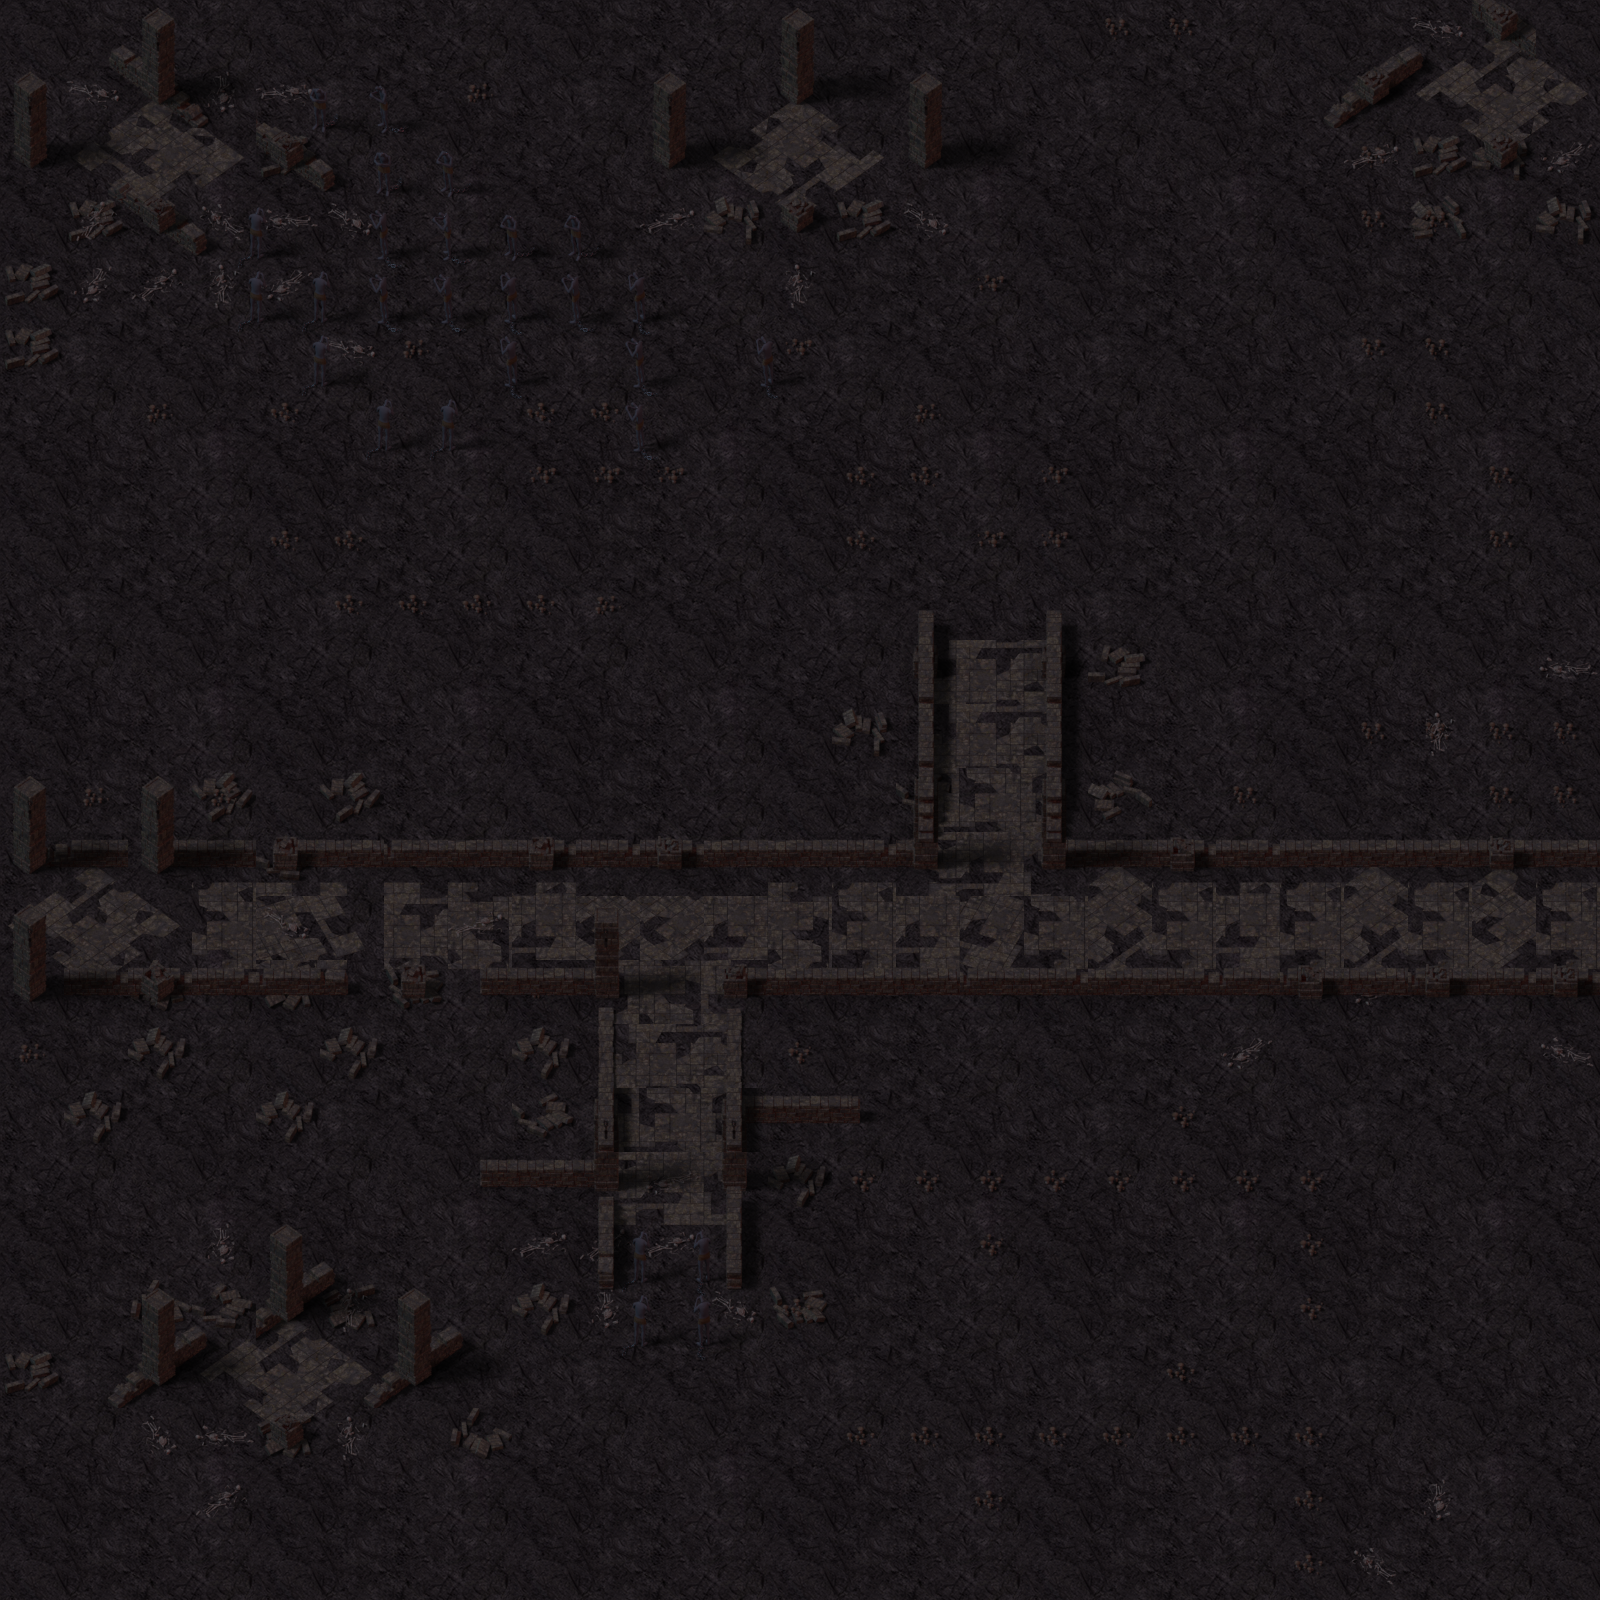

This game map was drawn from its Tiled (.tmx) file and the tilesets committed beside it. A one-line description and the trimmed map source follow:
An orthogonal 25x25 tile map with 64x64 px tiles, 14 tile layers (ground, bricks, rocks, tiles, ...), 16 tilesets and 76 objects (35x flames, 14x torch, 4x chest, 4x subservient_special_working_NW, 3x subservient_special_working_NNW, ...).

<map version="1.10" tiledversion="1.10.2" orientation="orthogonal" renderorder="right-down" width="25" height="25" tilewidth="64" tileheight="64" infinite="0" nextlayerid="32" nextobjectid="199">
 <tileset firstgid="1" source="ground_stone1.tsx" />
 <tileset firstgid="17" source="bricks.tsx" />
 <tileset firstgid="234" source="rocks.tsx" />
 <tileset firstgid="451" source="mushrooms.tsx" />
 <tileset firstgid="668" source="subservient_special_worship ver 2.tsx" />
 <tileset firstgid="732" source="subservient_special_worship ver 1.tsx" />
 <tileset firstgid="796" source="subservient_special_working version 2.tsx" />
 <tileset firstgid="860" source="subservient_special_working version 1.tsx" />
 <tileset firstgid="924" source="bones1.tsx" />
 <tileset firstgid="1141" source="bones2.tsx" />
 <tileset firstgid="1358" source="bones3.tsx" />
 <tileset firstgid="1575" source="wall.tsx" />
 <tileset firstgid="2288" source="tiles.tsx" />
 <tileset firstgid="2505" source="column.tsx" />
 <tileset firstgid="2970" source="torch.tsx" />
 <tileset firstgid="3187" source="flame.tsx" />
 <layer id="1" name="ground" width="25" height="25">
  <data>[625 cells, 625 non-empty, 16 distinct tile ids]</data>
 </layer>
 <layer id="2" name="bricks" width="25" height="25">
  <data>[625 cells, 35 non-empty, 12 distinct tile ids]</data>
 </layer>
 <layer id="3" name="rocks" width="25" height="25">
  <data>[625 cells, 0 non-empty, 0 distinct tile ids]</data>
 </layer>
 <layer id="13" name="tiles" width="25" height="25">
  <data>[625 cells, 128 non-empty, 55 distinct tile ids]</data>
 </layer>
 <layer id="4" name="mushrooms" width="25" height="25">
  <data>[625 cells, 72 non-empty, 5 distinct tile ids]</data>
 </layer>
 <layer id="6" name="bones" width="25" height="25">
  <data>[625 cells, 39 non-empty, 15 distinct tile ids]</data>
 </layer>
 <layer id="10" name="horizonal walls" width="25" height="25">
  <data>[625 cells, 52 non-empty, 10 distinct tile ids]</data>
 </layer>
 <layer id="7" name="torch" width="25" height="25">
  <data>[625 cells, 3 non-empty, 1 distinct tile ids]</data>
 </layer>
 <layer id="11" name="incline walls" width="25" height="25">
  <data>[625 cells, 39 non-empty, 19 distinct tile ids]</data>
 </layer>
 <objectgroup id="15" name="Start Point">
  <object id="1" name="Start Point" x="286" y="1371.33" />
 </objectgroup>
 <objectgroup id="16" name="End Point" offsetx="2.66667" offsety="-9">
  <object id="2" name="End Point" x="158.667" y="154.667" />
 </objectgroup>
 <objectgroup id="17" name="NPC">
  <object id="3" name="NPC" x="797.333" y="148" />
 </objectgroup>
 <objectgroup id="18" name="Chest">
  <object id="4" name="chest" x="94.6667" y="920" />
  <object id="5" name="chest" x="1569.33" y="921.333" />
  <object id="6" name="chest" x="1506" y="86.6667" />
  <object id="7" name="chest" x="1576" y="1572" />
 </objectgroup>
 <layer id="14" name="columns" width="25" height="25">
  <data>[625 cells, 84 non-empty, 35 distinct tile ids]</data>
 </layer>
 <layer id="22" name="Ground Line" width="25" height="25">
  <data>[625 cells, 0 non-empty, 0 distinct tile ids]</data>
 </layer>
 <objectgroup id="28" name="subservients working">
  <object id="161" name="subservient_special_working_NW" x="310.5" y="1450.5" />
  <object id="162" name="subservient_special_working_NNW" x="380" y="1387" />
  <object id="163" name="subservient_special_working_SW" x="502" y="1396" />
  <object id="164" name="subservient_special_working_SE" x="198.5" y="1274.5" />
  <object id="165" name="subservient_special_working_NW" x="121" y="1133.5" />
  <object id="166" name="subservient_special_working_NE" x="131.5" y="1002" />
  <object id="167" name="subservient_special_working_N" x="255" y="1000" />
  <object id="168" name="subservient_special_working_SEE" x="267.5" y="1076" />
  <object id="170" name="subservient_special_working_NNW" x="443" y="999.5" />
  <object id="171" name="subservient_special_working_SE" x="516.5" y="1080.5" />
  <object id="172" name="subservient_special_working_NE" x="1416.5" y="175.5" />
  <object id="173" name="subservient_special_working_NNW" x="889" y="233.5" />
  <object id="174" name="subservient_special_working_NE" x="705.5" y="232.5" />
  <object id="175" name="subservient_special_working_S" x="190.5" y="761" />
  <object id="176" name="subservient_special_working_SSE" x="264" y="821.5" />
  <object id="177" name="subservient_special_working_NW" x="374" y="815.5" />
  <object id="178" name="subservient_special_working_SEE" x="843" y="693" />
  <object id="179" name="subservient_special_working_NW" x="1145" y="685" />
  <object id="180" name="subservient_special_working_SEE" x="1101" y="758" />
 </objectgroup>
 <layer id="20" name="subservients worship" width="25" height="25">
  <data>[625 cells, 27 non-empty, 8 distinct tile ids]</data>
 </layer>
 <layer id="12" name="vertical walls" width="25" height="25">
  <data>[625 cells, 22 non-empty, 12 distinct tile ids]</data>
 </layer>
 <layer id="8" name="torch Stick" width="25" height="25">
  <data>[625 cells, 11 non-empty, 1 distinct tile ids]</data>
 </layer>
 <objectgroup id="31" name="torch">
  <object id="182" name="torch" x="286.667" y="1244" />
  <object id="183" name="torch" x="414" y="1308" />
  <object id="184" name="torch" x="158" y="1306" />
  <object id="185" name="torch" x="157.333" y="795.333" />
  <object id="186" name="torch" x="29.3333" y="794.667" />
  <object id="187" name="torch" x="30" y="922.667" />
  <object id="191" name="torch" x="926.364" y="96" />
  <object id="192" name="torch" x="798.182" y="31.0909" />
  <object id="193" name="torch" x="670" y="95.8182" />
  <object id="194" name="torch" x="158" y="32" />
  <object id="195" name="torch" x="29" y="96.5" />
  <object id="196" name="torch" x="605.455" y="929.636" />
  <object id="197" name="torch" x="734.364" y="1121.45" />
  <object id="198" name="torch" x="605.818" y="1121.45" />
 </objectgroup>
 <objectgroup id="30" name="flames">
  <object id="96" name="flames" x="190.667" y="1395.33" />
  <object id="97" name="flames" x="382.667" y="1332" />
  <object id="98" name="flames" x="381.333" y="1270" />
  <object id="99" name="flames" x="511.333" y="1266" />
  <object id="100" name="flames" x="706" y="1326" />
  <object id="101" name="flames" x="702.667" y="1204" />
  <object id="103" name="flames" x="705.333" y="1076.67" />
  <object id="104" name="flames" x="639.333" y="1019.33" />
  <object id="105" name="flames" x="324.667" y="948.667" />
  <object id="106" name="flames" x="704" y="889.333" />
  <object id="107" name="flames" x="897.333" y="947.333" />
  <object id="108" name="flames" x="1021.33" y="884.667" />
  <object id="109" name="flames" x="1410" y="880" />
  <object id="110" name="flames" x="1537.33" y="744" />
  <object id="111" name="flames" x="1152" y="684" />
  <object id="112" name="flames" x="900" y="678.667" />
  <object id="113" name="flames" x="581.333" y="549.333" />
  <object id="114" name="flames" x="448" y="553.333" />
  <object id="115" name="flames" x="512" y="478.667" />
  <object id="116" name="flames" x="385.333" y="478.667" />
  <object id="117" name="flames" x="318.667" y="422.667" />
  <object id="118" name="flames" x="256" y="420" />
  <object id="119" name="flames" x="257.333" y="348" />
  <object id="120" name="flames" x="197.333" y="352" />
  <object id="121" name="flames" x="961.333" y="108" />
  <object id="122" name="flames" x="573.333" y="164" />
  <object id="123" name="flames" x="508" y="160" />
  <object id="124" name="flames" x="510.667" y="98.6667" />
  <object id="125" name="flames" x="450.667" y="98.6667" />
  <object id="126" name="flames" x="382.667" y="97.3333" />
  <object id="127" name="flames" x="257.333" y="96" />
  <object id="128" name="flames" x="128" y="108" />
  </objectgroup>
 <objectgroup id="26" name="Ground Line">
  <!-- 1 objects omitted --></objectgroup>
</map>
<!-- 4 of 76 objects omitted -->
